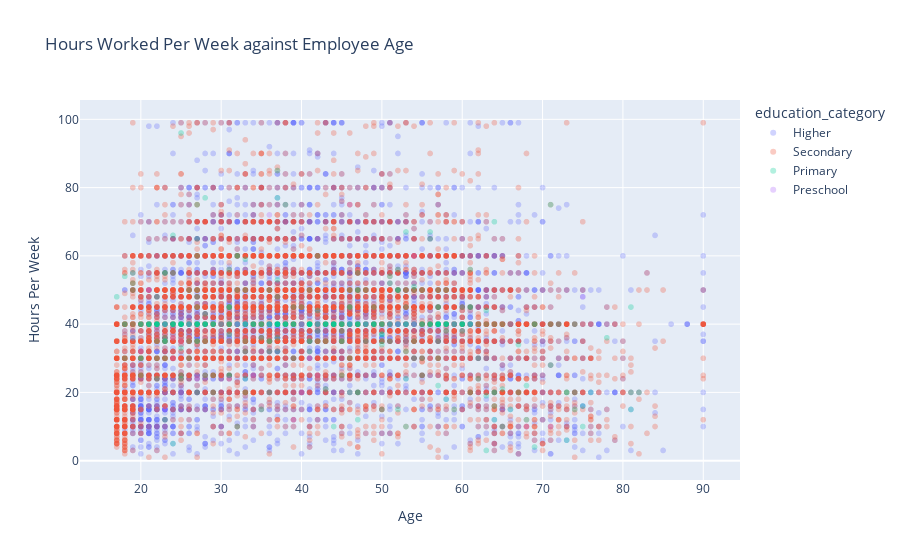

Here is the notebook cell this chart was saved with:
### Code cell
# scatterplot (1st visual for Question 1)
# MAKE SURE TO CHANGE ALPHA VALUE
px.scatter(adult_df, x='age', y='hours-per-week', color='education_category', title='Hours Worked Per Week against Employee Age',
           labels={
               'age': 'Age',
               'hours-per-week': 'Hours Per Week'
           },
           opacity=0.3)

### Figure 1 — Plotly figure (JSON) as saved in the notebook; plotly's stock layout.template omitted (floating-point values rounded to 4 significant figures; data arrays with more than 128 entries replaced by an {"elided": "..."} marker saying what was removed)
{"data": [{"hovertemplate": "education_category=Higher<br>Age=%{x}<br>Hours Per Week=%{y}<extra></extra>", "legendgroup": "Higher", "marker": {"color": "#636efa", "opacity": 0.3, "symbol": "circle"}, "mode": "markers", "name": "Higher", "showlegend": true, "type": "scattergl", "x": {"elided": "16581 int values"}, "xaxis": "x", "y": {"elided": "16581 int values"}, "yaxis": "y"}, {"hovertemplate": "education_category=Secondary<br>Age=%{x}<br>Hours Per Week=%{y}<extra></extra>", "legendgroup": "Secondary", "marker": {"color": "#EF553B", "opacity": 0.3, "symbol": "circle"}, "mode": "markers", "name": "Secondary", "showlegend": true, "type": "scattergl", "x": {"elided": "13097 int values"}, "xaxis": "x", "y": {"elided": "13097 int values"}, "yaxis": "y"}, {"hovertemplate": "education_category=Primary<br>Age=%{x}<br>Hours Per Week=%{y}<extra></extra>", "legendgroup": "Primary", "marker": {"color": "#00cc96", "opacity": 0.3, "symbol": "circle"}, "mode": "markers", "name": "Primary", "showlegend": true, "type": "scattergl", "x": {"elided": "439 int values"}, "xaxis": "x", "y": {"elided": "439 int values"}, "yaxis": "y"}, {"hovertemplate": "education_category=Preschool<br>Age=%{x}<br>Hours Per Week=%{y}<extra></extra>", "legendgroup": "Preschool", "marker": {"color": "#ab63fa", "opacity": 0.3, "symbol": "circle"}, "mode": "markers", "name": "Preschool", "showlegend": true, "type": "scattergl", "x": [53, 51, 71, 31, 33, 52, 27, 54, 30, 26, 21, 20, 59, 32, 53, 68, 21, 75, 46, 24, 63, 61, 24, 41, 39, 40, 25, 54, 42, 32, 48, 23, 23, 42, 19, 52, 54, 66, 34, 36, 31, 40, 40, 46, 36], "xaxis": "x", "y": [35, 40, 10, 35, 40, 40, 24, 60, 40, 40, 50, 32, 40, 40, 40, 10, 50, 48, 40, 36, 30, 40, 30, 30, 12, 40, 35, 40, 40, 40, 40, 15, 40, 25, 36, 40, 40, 40, 25, 40, 24, 40, 20, 75, 72], "yaxis": "y"}], "layout": {"legend": {"title": {"text": "education_category"}, "tracegroupgap": 0}, "title": {"text": "Hours Worked Per Week against Employee Age"}, "xaxis": {"anchor": "y", "domain": [0, 1], "title": {"text": "Age"}}, "yaxis": {"anchor": "x", "domain": [0, 1], "title": {"text": "Hours Per Week"}}}}
